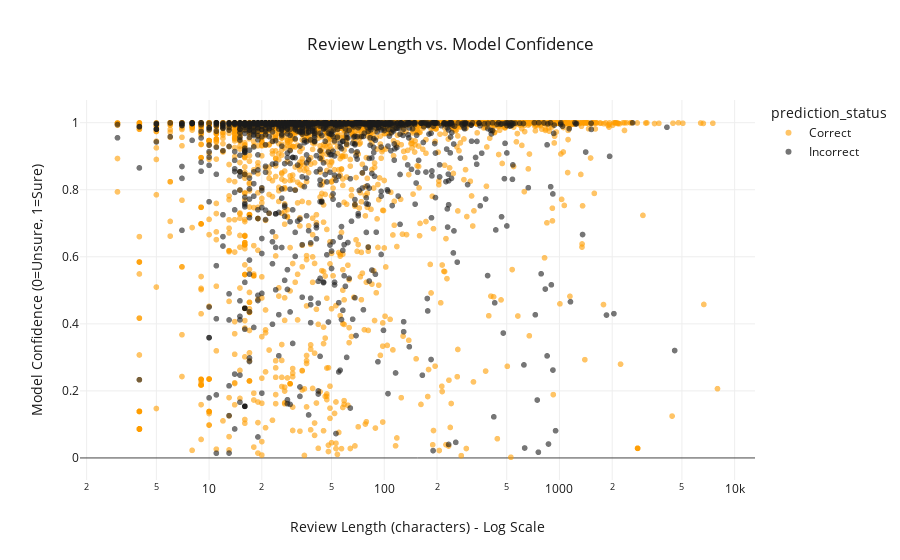

Write notebook code for a chart like this one.
### Markdown cell above
## Insight 4: Review Length vs. Model Confidence
Does the model feel more confident when there is more text to analyze?

### Code cell
# Calculate 'confidence' as absolute distance from 0.5 (neutral).
df['model_confidence'] = (df['predicted_prob'] - 0.5).abs() * 2  # Scale 0 to 1

# Scatter plot of length vs confidence
fig = px.scatter(
    df,
    x='review_length',
    y='model_confidence',
    color='prediction_status',
    title='Review Length vs. Model Confidence',
    color_discrete_map={
        'Correct': asiimov_colors['orange'],
        'Incorrect': asiimov_colors['black']
    },
    opacity=0.6,
    log_x=True # Log scale for length
)

fig.update_layout(
    xaxis_title="Review Length (characters) - Log Scale",
    yaxis_title="Model Confidence (0=Unsure, 1=Sure)"
)

fig.show()

### Figure 1 — Plotly figure (JSON) as saved in the notebook; plotly's stock layout.template omitted (floating-point values rounded to 4 significant figures; data arrays with more than 128 entries replaced by an {"elided": "..."} marker saying what was removed)
{"data": [{"hovertemplate": "prediction_status=Correct<br>review_length=%{x}<br>model_confidence=%{y}<extra></extra>", "legendgroup": "Correct", "marker": {"color": "#ff9d00", "opacity": 0.6, "symbol": "circle"}, "mode": "markers", "name": "Correct", "showlegend": true, "type": "scattergl", "x": {"elided": "8801 int values"}, "xaxis": "x", "y": {"elided": "8801 float values"}, "yaxis": "y"}, {"hovertemplate": "prediction_status=Incorrect<br>review_length=%{x}<br>model_confidence=%{y}<extra></extra>", "legendgroup": "Incorrect", "marker": {"color": "#1a1a1a", "opacity": 0.6, "symbol": "circle"}, "mode": "markers", "name": "Incorrect", "showlegend": true, "type": "scattergl", "x": {"elided": "1199 int values"}, "xaxis": "x", "y": {"elided": "1199 float values"}, "yaxis": "y"}], "layout": {"legend": {"title": {"text": "prediction_status"}, "tracegroupgap": 0}, "title": {"text": "Review Length vs. Model Confidence"}, "xaxis": {"anchor": "y", "domain": [0, 1], "title": {"text": "Review Length (characters) - Log Scale"}, "type": "log"}, "yaxis": {"anchor": "x", "domain": [0, 1], "title": {"text": "Model Confidence (0=Unsure, 1=Sure)"}}}}
